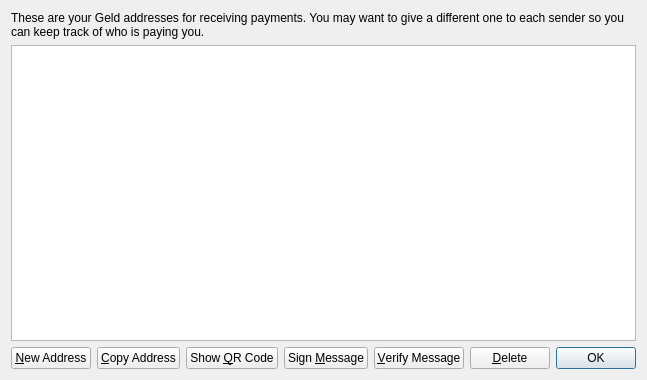
<?xml version="1.0" encoding="UTF-8"?>
<ui version="4.0">
 <class>AddressBookPage</class>
 <widget class="QWidget" name="AddressBookPage">
  <property name="geometry">
   <rect>
    <x>0</x>
    <y>0</y>
    <width>580</width>
    <height>380</height>
   </rect>
  </property>
  <property name="windowTitle">
   <string>Address Book</string>
  </property>
  <layout class="QVBoxLayout" name="verticalLayout">
   <item>
    <widget class="QLabel" name="labelExplanation">
     <property name="text">
      <string>These are your Geld addresses for receiving payments. You may want to give a different one to each sender so you can keep track of who is paying you.</string>
     </property>
     <property name="textFormat">
      <enum>Qt::PlainText</enum>
     </property>
     <property name="wordWrap">
      <bool>true</bool>
     </property>
    </widget>
   </item>
   <item>
    <widget class="QTableView" name="tableView">
     <property name="contextMenuPolicy">
      <enum>Qt::CustomContextMenu</enum>
     </property>
     <property name="toolTip">
      <string>Double-click to edit address or label</string>
     </property>
     <property name="tabKeyNavigation">
      <bool>false</bool>
     </property>
     <property name="alternatingRowColors">
      <bool>true</bool>
     </property>
     <property name="selectionMode">
      <enum>QAbstractItemView::SingleSelection</enum>
     </property>
     <property name="selectionBehavior">
      <enum>QAbstractItemView::SelectRows</enum>
     </property>
     <property name="sortingEnabled">
      <bool>true</bool>
     </property>
     <attribute name="verticalHeaderVisible">
      <bool>false</bool>
     </attribute>
    </widget>
   </item>
   <item>
    <layout class="QHBoxLayout" name="horizontalLayout">
     <item>
      <widget class="QPushButton" name="newAddressButton">
       <property name="toolTip">
        <string>Create a new address</string>
       </property>
       <property name="text">
        <string>&amp;New Address</string>
       </property>
       <property name="icon">
        <iconset resource="../bitcoin.qrc">
         <normaloff>:/icons/add</normaloff>:/icons/add</iconset>
       </property>
      </widget>
     </item>
     <item>
      <widget class="QPushButton" name="copyToClipboard">
       <property name="toolTip">
        <string>Copy the currently selected address to the system clipboard</string>
       </property>
       <property name="text">
        <string>&amp;Copy Address</string>
       </property>
       <property name="icon">
        <iconset resource="../bitcoin.qrc">
         <normaloff>:/icons/editcopy</normaloff>:/icons/editcopy</iconset>
       </property>
      </widget>
     </item>
     <item>
      <widget class="QPushButton" name="showQRCode">
       <property name="text">
        <string>Show &amp;QR Code</string>
       </property>
       <property name="icon">
        <iconset resource="../bitcoin.qrc">
         <normaloff>:/icons/qrcode</normaloff>:/icons/qrcode</iconset>
       </property>
      </widget>
     </item>
     <item>
      <widget class="QPushButton" name="signMessage">
       <property name="toolTip">
        <string>Sign a message to prove you own a Geld address</string>
       </property>
       <property name="text">
        <string>Sign &amp;Message</string>
       </property>
       <property name="icon">
        <iconset resource="../bitcoin.qrc">
         <normaloff>:/icons/edit</normaloff>:/icons/edit</iconset>
       </property>
      </widget>
     </item>
     <item>
      <widget class="QPushButton" name="verifyMessage">
       <property name="toolTip">
        <string>Verify a message to ensure it was signed with a specified Geld address</string>
       </property>
       <property name="text">
        <string>&amp;Verify Message</string>
       </property>
       <property name="icon">
        <iconset resource="../bitcoin.qrc">
         <normaloff>:/icons/transaction_0</normaloff>:/icons/transaction_0</iconset>
       </property>
      </widget>
     </item>
     <item>
      <widget class="QPushButton" name="deleteButton">
       <property name="toolTip">
        <string>Delete the currently selected address from the list</string>
       </property>
       <property name="text">
        <string>&amp;Delete</string>
       </property>
       <property name="icon">
        <iconset resource="../bitcoin.qrc">
         <normaloff>:/icons/remove</normaloff>:/icons/remove</iconset>
       </property>
      </widget>
     </item>
     <item>
      <spacer name="horizontalSpacer">
       <property name="orientation">
        <enum>Qt::Horizontal</enum>
       </property>
       <property name="sizeHint" stdset="0">
        <size>
         <width>40</width>
         <height>20</height>
        </size>
       </property>
      </spacer>
     </item>
     <item>
      <widget class="QDialogButtonBox" name="buttonBox">
       <property name="sizePolicy">
        <sizepolicy hsizetype="Maximum" vsizetype="Fixed">
         <horstretch>0</horstretch>
         <verstretch>0</verstretch>
        </sizepolicy>
       </property>
       <property name="standardButtons">
        <set>QDialogButtonBox::Ok</set>
       </property>
      </widget>
     </item>
    </layout>
   </item>
  </layout>
 </widget>
 <resources>
  <include location="../bitcoin.qrc"/>
 </resources>
 <connections/>
</ui>
